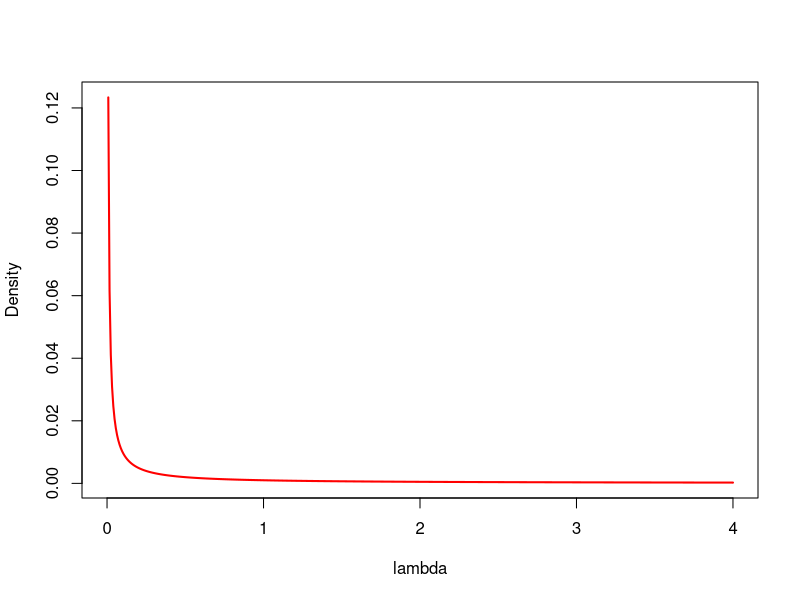

Write R code to recreate this figure. (Note: this script raises an error after producing the figure.)
# Ryan Luk
# STAT 206
# Credit: Prof. David Draper (draper), UCSC 2020
# I made slight modifications / cleaned up

# unbuffer the output (ctrl + w)
# setwd( 'C:/Users/Ryan Luk/Documents/Github/bayesian-statistics' )

##### Hospital length of stay (Bayesian analysis)

# bayes bread-and-butter theorem
# posterior PDF for lambda = c * prior PDF for lambda * likelihood for lambda
# the conjugate prior for a poisson distribution is a gamma distribution

# likelihood = constant * lambda^s * exp ( - n * lambda )
# likelihood = gamma( s + 1, n )

# for the length of stay, there is not much known about lambda external
# 	to the data set, so we want to choose alpha, beta in gamma( alpha, beta )
# 	to have a low information content
# the posterior mean is a weighted average of the prior mean and data mean
# 	the data mean gets 'n' votes and the prior mean gets 'beta' votes
#	so the prior sample size is beta

# beta = epsilon > 0, close to 0
# a conventional choice for a low information conjugate prior for the poisson
# 	likelihood is also taking alpha = epsilon and using gamma( epsilon, epsilon )

# say epsilon = 0.001
# the prior has a mean for lambda equal to epsilon / epsilon = 1
# 	with a weight of 0.001, compared to the likelihood data mean of
#	2.07 with sample size n = 14
epsilon <- 0.001
alpha <- epsilon
beta <- epsilon

lambda.grid.2 <- seq( 0, 4, length = 500 )
plot( lambda.grid.2, dgamma( lambda.grid.2, alpha, rate = beta ),
	type = 'l', lwd = 2, col = 'red', xlab = 'lambda',
	ylab = 'Density' )

# we can actually look at this low information content prior in the region
# 	that we are working in, so ( 0.8, 3.3 ) from the interval above,
#	the distribution is small and flat, so it is a good LI

# plotting all three distributions
lambda.grid.1 <- seq( 0.01, 6.3, length = 500 )

# likelihood distribution
plot( lambda.grid.1, dgamma( lambda.grid.1, s + 1, n ),
	type = 'l', lwd = 2, col = 'red', xlab = 'lambda',
	ylab = 'Density', main = 'cyan = prior, blue = posterior, red = likelihood' )

# posterior distribution
lines( lambda.grid.1, dgamma( lambda.grid.1, alpha + s, beta + n ),
	lty = 2, lwd = 2, col = 'blue' )

# low information conjugate prior
lines( lambda.grid.1, dgamma( lambda.grid.1, alpha, beta ),
	lty = 3, lwd = 2, col = 'darkcyan' )

# the posterior mean is ( alpha + s ) / ( beta + n )
#	which is the same as the lambda.hat.mle

# 99.9% bayesian confidence interval with LI prior
print( bayesian.interval <-
	c( qgamma( 0.0005, alpha + s, beta + n ),
	qgamma( 0.9995, alpha + s, beta + n ) ) )
